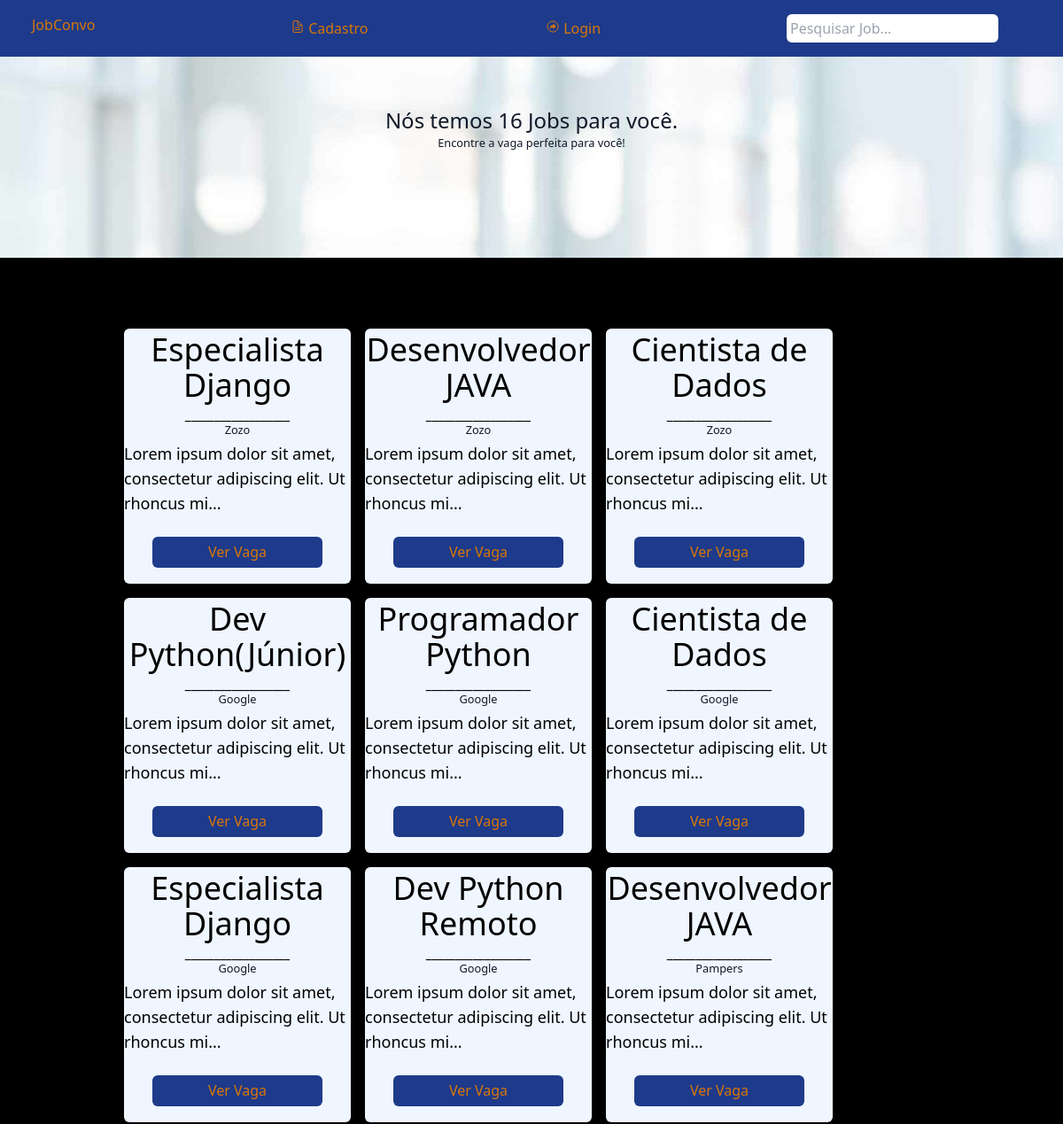
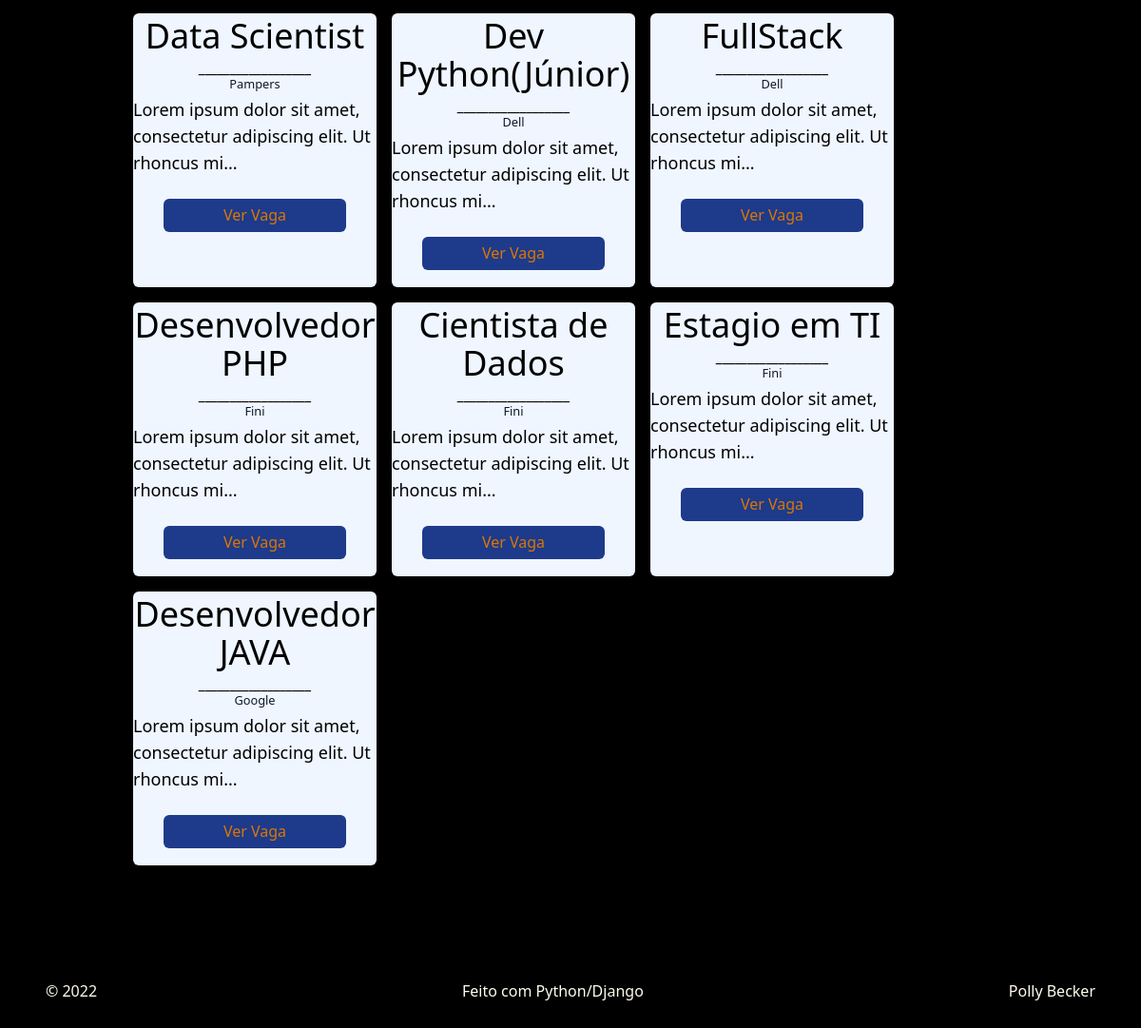
The page / on the database its author committed (2 pictures, top to bottom).
### job/models.py (models this page shows, shortened)
class Job(models.Model):
    contratante = models.ForeignKey(Usuario, related_name="minhas_vagas", on_delete=models.CASCADE)
    jobs_vistos = models.ManyToManyField(Candidato)
    tilulo=models.CharField(max_length=100)
    visualizados =models.IntegerField(default=0)
    total_candidatos=models.IntegerField(default=0)
    lancamento=models.DateTimeField(default=timezone.now)
    escolaridade = models.CharField(max_length=20, choices=ESCOLARIDADE)
    faixa_salarial=models.CharField(max_length=20,choices=FAIXA_SALARIAL)
    requisitos=models.TextField(max_length=1000)

### sujeito/models.py (models this page shows)
class Usuario(AbstractUser):
    is_empresa = models.BooleanField('empresa status', default=False)
    is_candidato = models.BooleanField('candidato status', default=False)

### job/views.py (the view)
# urls.py: path('', Homepage.as_view(), name='homepage'),
class Homepage(ListView):
    template_name = 'homepage.html'
    model=Job

### job/gerenciador.py (called while the page is built)
def lista_jobs(request):
    lista_jobs =Job.objects.all().order_by('-lancamento')
    return {'lista_jobs_recentes':lista_jobs }

### job/templates/homepage.html (shortened to what this page needs)
{% extends 'base.html' %}
{% load static %}
{% block content %}
    <header class='bg-primary_black flex justify-center py-10'style="background-image: url('{% static 'jos.jpg' %}');">
        <div class="p-20 w-10/12 relative" >
            <h2 class="text-gray-900 text-2xl text-center font-medium">
                Nós temos {{ object_list|length }} Jobs para você.
            </h2>
            <small class="text-gray-900 text-center">
                <p>Encontre a vaga perfeita para você!</p>
            </small>
        </div>
    </header>
    <header class=' flex justify-center py-10'>
        <div class="p-8 w-10/12 relative" >
            <h2 class="text-gray-200">
                <div class="flex flex-wrap items-center min-w-full movie_lis">
                  {% for job in lista_jobs_recentes %}
                    <div class="m-2 bg-blue-50 overflow-hidden flex-shrink-0 rounded-md cursor-pointer h-72 w-64">
                            <h1 class="text-center text-4xl font-medium font-bold text-black my-1">{{job.tilulo}}<br></h1>
                            <h1 class="text-center font-bold text-black">__________________</h1>
                            <small class="flex grid justify-items-center text-gray-900">{{job.contratante}}</small>
                            <h3 class=" text-lg text-black my-1">{{job.requisitos|slice:'70'}}...</h3>
                        <div  class="flex grid justify-items-center my-4">
                            <a href="{% url 'job:detalhe' job.pk %}">
                                <button class=" w-48 bg-blue-900 hover:bg-slate-50 text-amber-600 rounded-md py-2 px-3">
                                    Ver Vaga
                                </button>
                            </a>
                        </div>
                    </div>
                  {% endfor %}
                </div>
            </h2>
        </div>
    </header>
{% endblock%}

### rows shown on the page
Job: tilulo "Especialista Django", contratante "Zozo", requisitos "Lorem ipsum dolor sit amet, consectetur adipiscing elit. Ut rhoncus mi"
Job: tilulo "Desenvolvedor JAVA", contratante "Zozo", requisitos "Lorem ipsum dolor sit amet, consectetur adipiscing elit. Ut rhoncus mi"
Job: tilulo "Cientista de Dados", contratante "Zozo", requisitos "Lorem ipsum dolor sit amet, consectetur adipiscing elit. Ut rhoncus mi"
Job: tilulo "Dev Python(Júnior)", contratante "Google", requisitos "Lorem ipsum dolor sit amet, consectetur adipiscing elit. Ut rhoncus mi"
Job: tilulo "Programador Python", contratante "Google", requisitos "Lorem ipsum dolor sit amet, consectetur adipiscing elit. Ut rhoncus mi"
Job: tilulo "Cientista de Dados", contratante "Google", requisitos "Lorem ipsum dolor sit amet, consectetur adipiscing elit. Ut rhoncus mi"
Job: tilulo "Especialista Django", contratante "Google", requisitos "Lorem ipsum dolor sit amet, consectetur adipiscing elit. Ut rhoncus mi"
Job: tilulo "Dev Python Remoto", contratante "Google", requisitos "Lorem ipsum dolor sit amet, consectetur adipiscing elit. Ut rhoncus mi"
Job: tilulo "Desenvolvedor JAVA", contratante "Pampers", requisitos "Lorem ipsum dolor sit amet, consectetur adipiscing elit. Ut rhoncus mi"
Job: tilulo "Data Scientist", contratante "Pampers", requisitos "Lorem ipsum dolor sit amet, consectetur adipiscing elit. Ut rhoncus mi"
Job: tilulo "Dev Python(Júnior)", contratante "Dell", requisitos "Lorem ipsum dolor sit amet, consectetur adipiscing elit. Ut rhoncus mi"
Job: tilulo "FullStack", contratante "Dell", requisitos "Lorem ipsum dolor sit amet, consectetur adipiscing elit. Ut rhoncus mi"
Job: tilulo "Desenvolvedor PHP", contratante "Fini", requisitos "Lorem ipsum dolor sit amet, consectetur adipiscing elit. Ut rhoncus mi"
Job: tilulo "Cientista de Dados", contratante "Fini", requisitos "Lorem ipsum dolor sit amet, consectetur adipiscing elit. Ut rhoncus mi"
Job: tilulo "Estagio em TI", contratante "Fini", requisitos "Lorem ipsum dolor sit amet, consectetur adipiscing elit. Ut rhoncus mi"
Job: tilulo "Desenvolvedor JAVA", contratante "Google", requisitos "Lorem ipsum dolor sit amet, consectetur adipiscing elit. Ut rhoncus mi"

### other values the page prints
{{ object_list|length }} "16"
